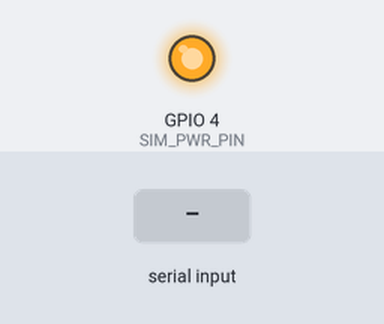
Bench run of a sketch on a simulated ESP32. Parts: output pins drawn as LEDs (lit = HIGH). Inputs (shaded band) come from the test bench. The modem accepts every AT command (registered, SIM ready, sends succeed) and sends nothing else; what the sketch prints to the serial monitor is not drawn.

Above: at 10.2 s.
10.3 s: "PWR_KEY\n" received over Serial
At 11.5 s:
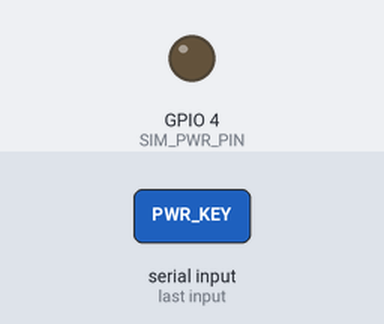
11.8 s: "SEND\n" received over the second serial link
14.8 s: "SEND\n" received over Serial
16.3 s: "PWR_KEY\n" received over the second serial link
17.8 s: "1\n" received over Serial
Timing chart, 0 to 20.3 s (numbered marks = the images above; inputs shaded):
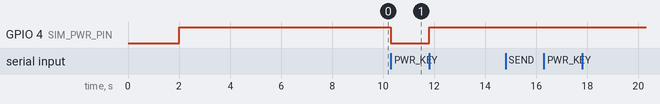

The sketch:

esp32_sim900a_test.ino
```cpp
/**
 * @file esp32_sim900a_test.ino
 * @brief Standalone SIM900A GSM Module Test Sketch for ESP32 with Interactive Serial SMS interface.
 *
 * Target Board: ESP32 DevKit V1 (38-pin variant)
 *
 * Hardware Connections:
 * - SIM900A TXD -> ESP32 GPIO 16 (Hardware Serial 2 RX)
 * - SIM900A RXD -> ESP32 GPIO 17 (Hardware Serial 2 TX)
 * - SIM900A PWR -> ESP32 GPIO 4  (Optional Power Key trigger)
 * - SIM900A GND -> ESP32 GND     (CRITICAL: Share ground!)
 * - SIM900A VCC MCU -> ESP32 3.3V (Powers the logic level shifter on red header)
 *
 * ⚠️ POWER WARNING:
 * The SIM900A requires an external power supply (typically 5V, 2A).
 * Do NOT power the SIM900A directly from the ESP32's 3.3V or 5V/VIN pin.
 */

#include <Arduino.h>

#define SIM_RX_PIN  16   // RX2 (Connects to SIM900A TXD 3.3V)
#define SIM_TX_PIN  17   // TX2 (Connects to SIM900A RXD 3.3V)
#define SIM_PWR_PIN 4    // Connects to SIM900A PWRKEY / KEY pin (Optional)

// Setup HardwareSerial 2
HardwareSerial simSerial(2);

// Interactive CLI States
enum CLIState {
    STATE_PASSTHROUGH,
    STATE_AWAIT_PHONE,
    STATE_AWAIT_MSG
};

CLIState currentState = STATE_PASSTHROUGH;
String recipientPhone = "";
String smsMessage = "";

// Function prototypes
void pulsePowerKey();
void sendATCommand(const char* cmd, uint32_t timeout);
void sendSMS(const char* phoneNumber, const char* message);

void setup() {
    // USB Serial Monitor
    Serial.begin(115200);
    delay(2000);
    Serial.println("\n==================================================");
    Serial.println("      ESP32 SIM900A GSM Module Interactive Test   ");
    Serial.println("==================================================");

    // Initialize SIM900A PWR pin
    if (SIM_PWR_PIN >= 0) {
        pinMode(SIM_PWR_PIN, OUTPUT);
        digitalWrite(SIM_PWR_PIN, HIGH); // Standard idle high
    }

    // SIM900A usually defaults to 9600 baud (or auto-baud)
    Serial.println("Initializing Hardware Serial 2 (UART) at 9600 baud...");
    simSerial.begin(9600, SERIAL_8N1, SIM_RX_PIN, SIM_TX_PIN);
    delay(1000);

    Serial.println("\n--- Step 1: Checking Device Status & Connectivity ---");
    Serial.print("Checking AT connection... ");
    sendATCommand("AT", 1000);

    Serial.print("Checking Module Info (ATI)... ");
    sendATCommand("ATI", 1000);

    Serial.print("Checking SIM Card Status (AT+CPIN?)... ");
    sendATCommand("AT+CPIN?", 1000);

    Serial.print("Checking Signal Strength (AT+CSQ)... ");
    sendATCommand("AT+CSQ", 1000);

    Serial.print("Checking Network Registration (AT+CREG?)... ");
    sendATCommand("AT+CREG?", 1000);

    Serial.print("Checking Network Operator (AT+COPS?)... ");
    sendATCommand("AT+COPS?", 1000);
    Serial.println("------------------------------------------------------\n");

    Serial.println("💡 Serial Passthrough Mode is active.");
    Serial.println("💡 Options:");
    Serial.println("   - Type AT commands directly to query the modem.");
    Serial.println("   - Type 'SEND' to run the interactive SMS sending wizard.");
    Serial.println("   - Type 'PWR_KEY' to toggle the PWRKEY pin.");
    Serial.println("------------------------------------------------------\n");
}

void loop() {
    // Read from SIM900A and display to user
    if (simSerial.available()) {
        while (simSerial.available()) {
            char c = simSerial.read();
            Serial.write(c);
        }
    }

    // Read from Serial Monitor
    if (Serial.available()) {
        String input = Serial.readStringUntil('\n');
        input.trim();

        if (input.length() == 0) return;

        switch (currentState) {
            case STATE_PASSTHROUGH:
                if (input == "SEND") {
                    currentState = STATE_AWAIT_PHONE;
                    Serial.println("\n--- [SMS WIZARD: STEP 1] ---");
                    Serial.println("Please enter the receiver's phone number (in international format, e.g. +88017XXXXXXXX):");
                    Serial.print("> ");
                } else if (input == "PWR_KEY") {
                    pulsePowerKey();
                } else {
                    // Send normal AT command
                    simSerial.println(input);
                }
                break;

            case STATE_AWAIT_PHONE:
                recipientPhone = input;
                currentState = STATE_AWAIT_MSG;
                Serial.printf("\nPhone number set to: %s\n", recipientPhone.c_str());
                Serial.println("--- [SMS WIZARD: STEP 2] ---");
                Serial.println("Please enter the message you want to send:");
                Serial.print("> ");
                break;

            case STATE_AWAIT_MSG:
                smsMessage = input;
                Serial.printf("\nMessage set to: \"%s\"\n", smsMessage.c_str());
                Serial.println("Sending SMS...");

                sendSMS(recipientPhone.c_str(), smsMessage.c_str());

                // Clear and reset state
                recipientPhone = "";
                smsMessage = "";
                currentState = STATE_PASSTHROUGH;
                Serial.println("\nSMS Wizard completed. Returned to Serial Passthrough mode.");
                Serial.println("Type 'SEND' to send another message.");
                Serial.println("------------------------------------------------------\n");
                break;
        }
    }
}

// Pulse PWRKEY pin to boot/shutdown the module
void pulsePowerKey() {
    if (SIM_PWR_PIN >= 0) {
        Serial.println("Toggling PWRKEY (pulsing LOW for 1.5 seconds)...");
        digitalWrite(SIM_PWR_PIN, LOW);
        delay(1500);
        digitalWrite(SIM_PWR_PIN, HIGH);
        delay(2000);
        Serial.println("PWRKEY toggle completed.");
    }
}

// Helper to send AT command and print output to Serial
void sendATCommand(const char* cmd, uint32_t timeout) {
    simSerial.println(cmd);
    unsigned long start = millis();
    while (millis() - start < timeout) {
        while (simSerial.available()) {
            char c = simSerial.read();
            Serial.write(c);
        }
        delay(10);
    }
}

// Function to send SMS
void sendSMS(const char* phoneNumber, const char* message) {
    // Set SMS mode to text
    simSerial.println("AT+CMGF=1");
    delay(500);

    // Set destination phone number
    simSerial.printf("AT+CMGS=\"%s\"\r\n", phoneNumber);
    delay(500);

    // Send the message payload
    simSerial.print(message);
    delay(500);

    // Send the Ctrl+Z character (ASCII 26) to finish sending SMS
    simSerial.write(26);

    // Await response for up to 5 seconds
    unsigned long start = millis();
    while (millis() - start < 5000) {
        while (simSerial.available()) {
            char c = simSerial.read();
            Serial.write(c);
        }
        delay(10);
    }
    Serial.println("\nSMS trigger completed.");
}
```

Measured:
- after the input at 10.3 s, GPIO 4 (SIM_PWR_PIN): HIGH → LOW at once
- after the input at 14.8 s, every drawn part: stays the same
- after the input at 16.3 s, every drawn part: stays the same
- after the input at 17.8 s, every drawn part: stays the same
